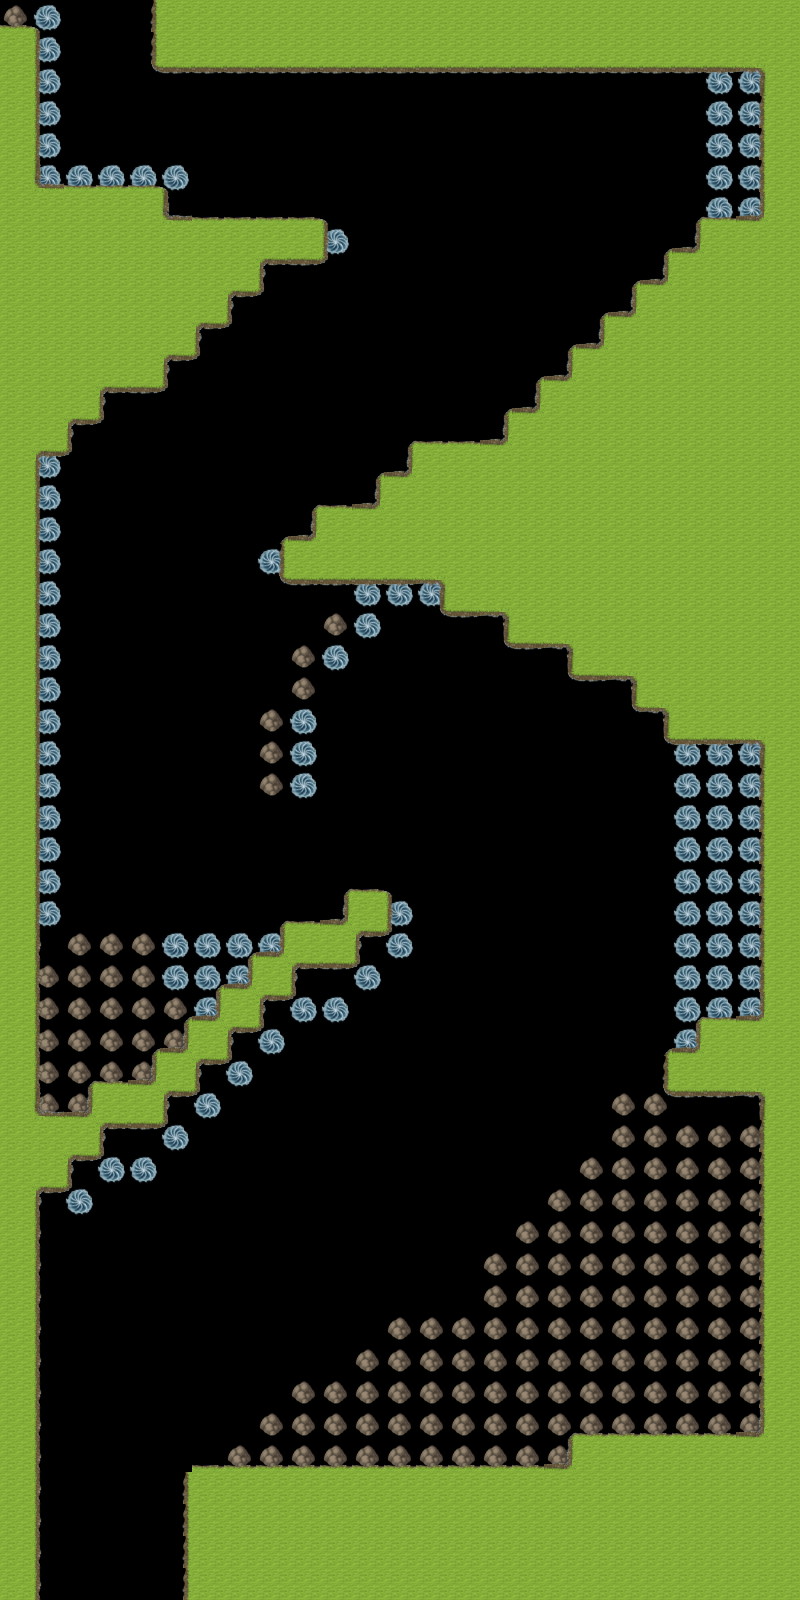

Below is a game level as drawn by its tile map, then a one-line description and the .tmx that defines it (tile-layer data replaced by summaries):
An orthogonal 25x50 tile map with 32x32 px tiles, 4 tile layers (Object, Terrain, ObjectVisable, TerrainVisable), 2 tilesets.

<map version="1.0" orientation="orthogonal" renderorder="right-down" width="25" height="50" tilewidth="32" tileheight="32" nextobjectid="1">
 <tileset firstgid="1" name="irukaJetMap" tilewidth="32" tileheight="32" tilecount="13">
  <image source="irukaJetMap.png" width="32" height="416" />
  <tile id="0">
   <properties>
    <property name="category" value="0" />
   </properties>
  </tile>
  <tile id="1">
   <properties>
    <property name="category" value="0" />
   </properties>
  </tile>
  <tile id="2">
   <properties>
    <property name="category" value="0" />
   </properties>
  </tile>
  <tile id="3">
   <properties>
    <property name="category" value="0" />
   </properties>
  </tile>
  <tile id="4">
   <properties>
    <property name="category" value="0" />
   </properties>
  </tile>
  <tile id="5">
   <properties>
    <property name="category" value="0" />
   </properties>
  </tile>
  <tile id="6">
   <properties>
    <property name="category" value="0" />
   </properties>
  </tile>
  <tile id="7">
   <properties>
    <property name="category" value="0" />
   </properties>
  </tile>
  <tile id="8">
   <properties>
    <property name="category" value="1" />
   </properties>
  </tile>
  <tile id="9">
   <properties>
    <property name="category" value="0" />
   </properties>
  </tile>
  <tile id="10">
   <properties>
    <property name="category" value="0" />
   </properties>
  </tile>
  <tile id="11">
   <properties>
    <property name="category" value="0" />
   </properties>
  </tile>
  <tile id="12">
   <properties>
    <property name="category" value="0" />
   </properties>
  </tile>
 </tileset>
 <tileset firstgid="14" name="irukaJetObject" tilewidth="32" tileheight="32" tilecount="2">
  <image source="irukaJetObject.png" width="32" height="64" />
  <tile id="0">
   <properties>
    <property name="category" value="4" />
   </properties>
  </tile>
  <tile id="1">
   <properties>
    <property name="category" value="1" />
   </properties>
  </tile>
 </tileset>
 <layer name="Object" width="25" height="50">
  <data>[1250 cells, 94 non-empty, 2 distinct tile ids]</data>
 </layer>
 <layer name="Terrain" width="25" height="50">
  <data>[1250 cells, 78 non-empty, 1 distinct tile ids]</data>
 </layer>
 <layer name="ObjectVisable" width="25" height="50">
  <data>[1250 cells, 145 non-empty, 2 distinct tile ids]</data>
 </layer>
 <layer name="TerrainVisable" width="25" height="50">
  <data>[1250 cells, 545 non-empty, 13 distinct tile ids]</data>
 </layer>
</map>
